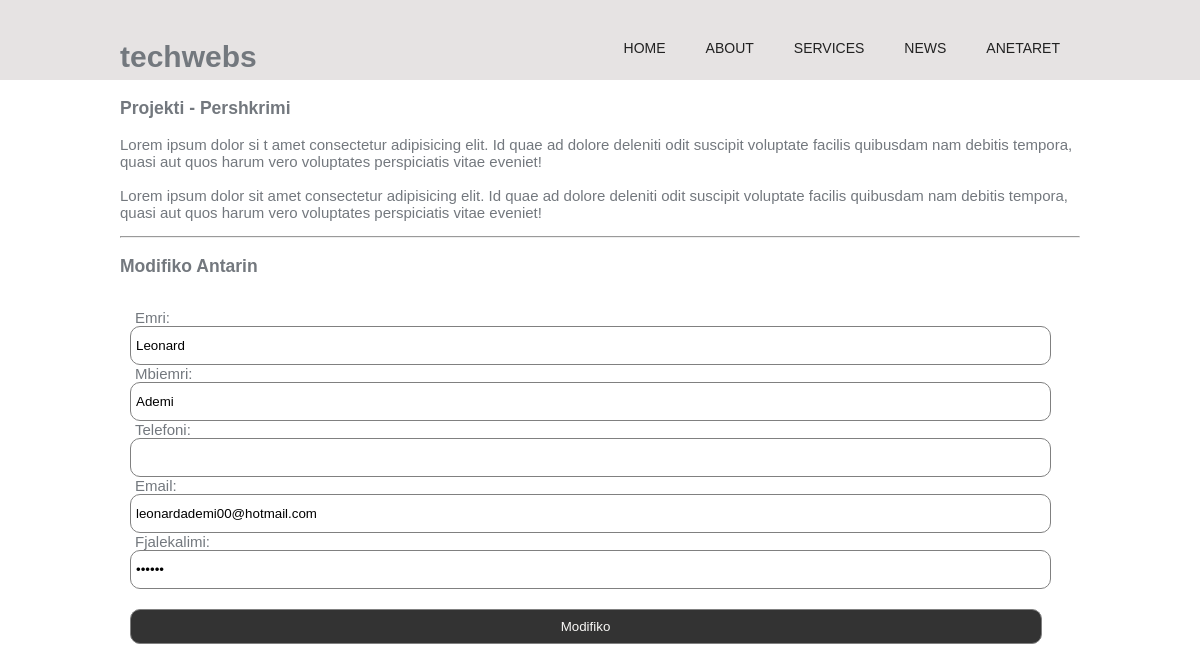
Page /antaret/modifiko_anetar.php?aid=1 on the committed database.
### tables this page shows
CREATE TABLE `antaret` (
  `antariid` int(11) NOT NULL,
  `emri` varchar(50) NOT NULL,
  `mbiemri` varchar(50) NOT NULL,
  `datalindjes` date DEFAULT NULL,
  `nrpersonal` bigint(20) DEFAULT NULL,
  `telefoni` varchar(20) DEFAULT NULL,
  `email` varchar(30) DEFAULT NULL,
  `fjalekalimi` varchar(30) DEFAULT NULL,
  `roli` bit(1) DEFAULT NULL
);

### inc/funksionet.php (called while the page is built, shortened)
<?php
    global $dbcon;
    function merrAntarinId($antariid){
        global $dbcon;
        $sql = "SELECT antariid, emri ,mbiemri, telefoni, email, fjalekalimi from antaret WHERE antariid=$antariid";
        $result = mysqli_query($dbcon,$sql);
        if ($result) {
            return mysqli_fetch_assoc($result);
        }
        else{
            die("Nuk arrita te marr shenimet!".mysqli_error($dbcon));
        }
    }
?>

### antaret/modifiko_anetar.php (the view, shortened to what this page needs)
<?php
    include_once "../inc/header1.php";
?>
    <main class="container page">
        <section id="content">
            <h3>Projekti - Pershkrimi</h3>
            <p>
                Lorem ipsum dolor si t amet consectetur adipisicing elit. Id quae ad dolore deleniti odit suscipit voluptate facilis quibusdam nam debitis tempora, quasi aut quos harum vero voluptates perspiciatis vitae eveniet!
                <br><br>
                Lorem ipsum dolor sit amet consectetur adipisicing elit. Id quae ad dolore deleniti odit suscipit voluptate facilis quibusdam nam debitis tempora, quasi aut quos harum vero voluptates perspiciatis vitae eveniet!
            </p>
            <hr>
            <h3>Modifiko Antarin</h3>
            <?php
                if (isset($_GET['aid'])) {
                    $aid = $_GET['aid'];
                    $antari = merrAntarinId($aid);
                    $emri = $antari['emri'];
                    $mbiemri = $antari['mbiemri'];
                    $telefoni = $antari['telefoni'];
                    $email = $antari['email'];
                    $fjalekalimi = $antari['fjalekalimi'];
                }
            ?>
          <form action="" method="POST"  id="register">
                <label for="emri">Emri: </label>
                <input type="text" name="emri" value="<?php if(!empty($emri)) echo $emri ?>">
                <label for="mbiemri">Mbiemri: </label>
                <input type="text" name="mbiemri" value="<?php if(!empty($mbiemri)) echo $mbiemri ?>">
                <label for="telefoni">Telefoni: </label>
                <input type="text" name="telefoni" value="<?php if(!empty($telefoni)) echo $telefoni ?>">
                <label for="email">Email: </label>
                <input type="email" name="email" value="<?php if(!empty($email)) echo $email ?>">
                <label for="fjalekalimi">Fjalekalimi: </label>
                <input type="password" name="fjalekalimi" value="<?php if(!empty($fjalekalimi)) echo $fjalekalimi ?>">
                <input type="submit" name="modifiko_antar" value="Modifiko">
            </form>
        </section>

### styleee.css (style rules this page uses)
body { font-family: 'Trebuchet MS', 'Lucida Sans Unicode', 'Lucida Grande', 'Lucida Sans', Arial, sans-serif; font-size: 15px; color: #73787e; background-color: #f9f8f6; margin: 0;padding: 0; }
.container { width: 80%; background-color: #fff; margin: 0 auto; }
#login,#register { float: left; margin: 15px 10px; width: 95%; }
#login input[type="email"],#login input[type="password"],#login input[type="submit"],#login input[type="number"],#login label, #register input[type="email"],#register input[type="text"],#register select,#register textarea ,#register input[type="date"],#register input[type="number"] ,#register input[type="password"],#register input[type="submit"],#register label { height:35px; width: 100%; border-radius:10px; padding-left:5px; border:1px solid gray; }
#login label,#register label { border: none; margin-top:10px; }
#login input[type="submit"],#register input[type="submit"] { float: right; width: 50%; color: #f9f8f6; margin-top: 20px; background-color: #333; }
#register input[type="submit"] { width: 100%; }

### home.css (style rules this page uses)
body { font-family: 'Ubuntu', sans-serif; margin: 0; background-color:rgb(255, 255, 255); }
.container { width: 80%; margin: 0 auto; overflow:hidden; }
.container { overflow:visible; }

### rows in the picture
antaret: emri "Leonard", mbiemri "Ademi", email "leonardademi00@hotmail.com"
